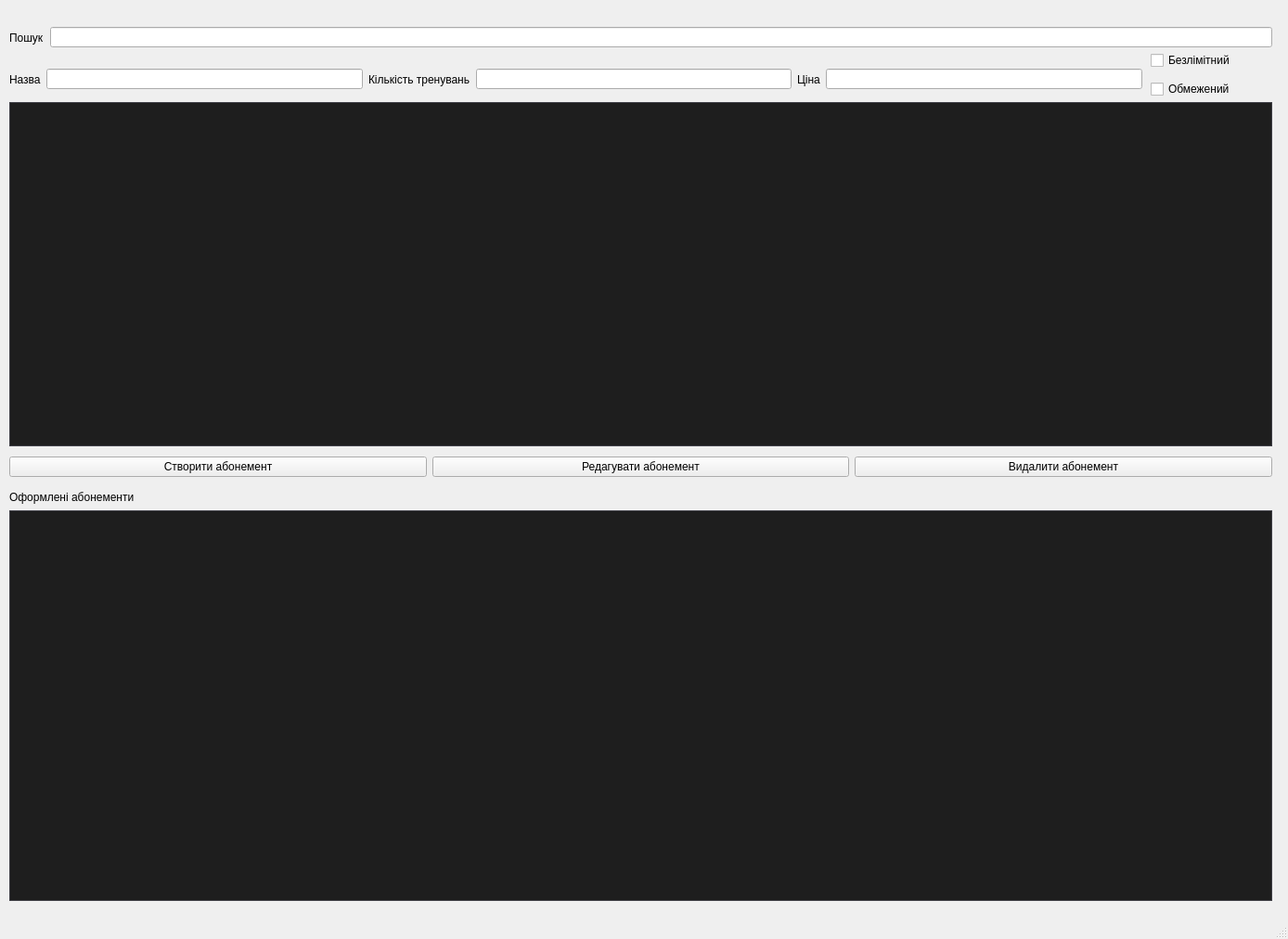
<?xml version="1.0" encoding="UTF-8"?>
<ui version="4.0">
 <class>SubscriptionWindow</class>
 <widget class="QMainWindow" name="SubscriptionWindow">
  <property name="geometry">
   <rect>
    <x>0</x>
    <y>0</y>
    <width>1388</width>
    <height>1012</height>
   </rect>
  </property>
  <property name="windowTitle">
   <string>MainWindow</string>
  </property>
  <widget class="QWidget" name="centralwidget">
   <widget class="QWidget" name="horizontalLayoutWidget_2">
    <property name="geometry">
     <rect>
      <x>10</x>
      <y>60</y>
      <width>1221</width>
      <height>51</height>
     </rect>
    </property>
    <layout class="QHBoxLayout" name="horizontalLayout_2">
     <item>
      <widget class="QLabel" name="title">
       <property name="text">
        <string>Назва</string>
       </property>
      </widget>
     </item>
     <item>
      <widget class="QLineEdit" name="titleLineEdit"/>
     </item>
     <item>
      <widget class="QLabel" name="trainingAmount">
       <property name="text">
        <string>Кількість тренувань</string>
       </property>
      </widget>
     </item>
     <item>
      <widget class="QLineEdit" name="trainingAmountLineEdit"/>
     </item>
     <item>
      <widget class="QLabel" name="price">
       <property name="text">
        <string>Ціна</string>
       </property>
      </widget>
     </item>
     <item>
      <widget class="QLineEdit" name="priceLineEdit"/>
     </item>
    </layout>
   </widget>
   <widget class="QTableView" name="subscriptionTableView">
    <property name="geometry">
     <rect>
      <x>10</x>
      <y>110</y>
      <width>1361</width>
      <height>371</height>
     </rect>
    </property>
    <property name="styleSheet">
     <string notr="true">/*!*************************************
  VS15 Dark
****************************************
  Author: chintsu_kun
  Version: 2.0.2
  Licence: GNU General Public License v3.0 (https://www.gnu.org/licenses/gpl-3.0.en.html)
  Url: https://github.com/nikolay-borzov/modorganizer-themes
****************************************
*/
/* For some reason applying background-color or border fixes paddings properties */
QListWidget::item {
  border-width: 0; }

/* Don't override install label on download widget.
   MO2 assigns color depending on download state */
#installLabel {
  color: none; }

/* Make `background-color` work for :hover, :focus and :pressed states */
QToolButton {
  border: none; }

/* Main Window */
QWidget {
  background-color: #2D2D30;
  color: #F1F1F1; }
  QWidget::disabled {
	color: #656565;
     }

/* Common */
/* remove outline */
* {
  outline: 0; }

*:disabled,
QListView::item:disabled,
*::item:selected:disabled {
  color: #656565; }

/* line heights */
/* QTreeView#fileTree::item - currently have problem with size column vertical
   text align  */
#bsaList::item,
#dataTree::item,
QTreeView#modList::item,
QTreeWidget#categoriesTree::item,
#savegameList::item,
#tabConflicts QTreeWidget::item {
  padding: 0.3em 0; }

QListView::item,
QTreeView#espList::item {
  padding-top: 0.3em;
  padding-bottom: 0.3em;
}

/* to enable border color */
QTreeView,
QListView,
QTextEdit,
QWebView,
QTableView {
  border-style: solid;
  border-width: 1px; }

QAbstractItemView {
  color: #DCDCDC;
  background-color: #1E1E1E;
  alternate-background-color: #262626;
  border-color: #3F3F46; }
  QAbstractItemView::item:selected, QAbstractItemView::item:selected:hover {
   background-color: #3399FF;
   color: #F1F1F1;
}

QAbstractItemView[filtered=true] {
	border: 2px solid #f00 !important;
}

QAbstractItemView,
QListView,
QTreeView {
  show-decoration-selected: 1; }

QAbstractItemView::item:hover,
QListView::item:hover,
QTreeView::branch:hover,
QTreeWidget::item:hover {
  background-color: rgba(51, 153, 255, 0.3); }

QAbstractItemView::item:selected:disabled,
QListView::item:selected:disabled,
QTreeView::branch:selected:disabled,
QTreeWidget::item:selected:disabled {
  background-color: rgba(51, 153, 255, 0.3); }

QTreeView::branch:selected {
  background-color: #3399FF; }

QLabel {
  background-color: transparent; }

LinkLabel {
  qproperty-linkColor: #3399FF; }

/* Left Pane &amp; File Trees #QTreeView, #QListView*/
QTreeView::branch:closed:has-children {
  image: url(./vs15/branch-closed.png); }

QTreeView::branch:open:has-children {
  image: url(./vs15/branch-open.png); }

/*QListView::item:hover { }
QListView::item:selected { }*/
QListView::item {
  color: #F1F1F1; }

/* Text areas and text fields #QTextEdit, #QLineEdit, #QWebView */
QTextEdit,
QWebView,
QLineEdit,
QAbstractSpinBox,
QAbstractSpinBox::up-button,
QAbstractSpinBox::down-button,
QComboBox {
  background-color: #333337;
  border-color: #3F3F46; }

QLineEdit:hover,
QAbstractSpinBox:hover,
QTextEdit:hover,
QComboBox:hover,
QComboBox:editable:hover {
  border-color: #007ACC; }

QLineEdit:focus,
QAbstractSpinBox::focus,
QTextEdit:focus,
QComboBox:focus,
QComboBox:editable:focus,
QComboBox:on {
  background-color: #3F3F46;
  border-color: #3399FF; }

QComboBox:on {
  border-bottom-color: #3F3F46; }

QLineEdit,
QAbstractSpinBox {
  min-height: 15px;
  padding: 2px;
  border-style: solid;
  border-width: 1px; }

QLineEdit {
  margin-top: 0; }

/* clear button */
QLineEdit QToolButton,
QLineEdit QToolButton:hover {
  background: none;
  margin-top: 1px; }

QLineEdit#espFilterEdit QToolButton {
  margin-top: -2px;
  margin-bottom: 1px; }

/* Drop-downs #QComboBox*/
QComboBox {
  min-height: 20px;
  padding-left: 5px;
  margin: 3px 0 1px 0;
  border-style: solid;
  border-width: 1px; }
  QComboBox:editable {
    padding-left: 3px;
    /* to enable hover styles */
    background-color: transparent; }
  QComboBox::drop-down {
    width: 20px;
    subcontrol-origin: padding;
    subcontrol-position: top right;
    border: none;
    /* If you need to set style for drop-down button
    &amp;:on,
    &amp;:editable:hover {
      background-color: red;
    } */ }
  QComboBox::down-arrow {
    image: url(./vs15/combobox-down.png); }
  QComboBox QAbstractItemView {
    background-color: #1B1B1C;
    selection-background-color: #3F3F46;
    border-color: #3399FF;
    border-style: solid;
    border-width: 0 1px 1px 1px; }

/* doesn't work http://stackoverflow.com/questions/13308341/qcombobox-abstractitemviewitem*/
/*QComboBox QAbstractItemView:item {
  padding: 10px;
  margin: 10px;
}*/
/* Toolbar */
QToolBar {
  border: none; }

QToolBar::separator {
  border-left-color: #222222;
  border-right-color: #46464A;
  border-width: 0 1px 0 1px;
  border-style: solid;
  width: 0; }

QToolButton {
  padding: 4px; }
  QToolButton:hover, QToolButton:focus {
    background-color: #3E3E40; }
  QToolButton:pressed {
    background-color: #3399FF; }

QToolButton::menu-indicator {
  image: url(./vs15/combobox-down.png);
  subcontrol-origin: padding;
  subcontrol-position: center right;
  padding-top: 10%;
  padding-right: 5%; }

/* Group Boxes #QGroupBox */
QGroupBox {
  border-color: #3F3F46;
  border-style: solid;
  border-width: 1px;
  padding: 1em .3em .3em .3em;
  margin-top: .65em; }

QGroupBox::title {
  subcontrol-origin: margin;
  subcontrol-position: top left;
  padding: 2px;
  left: 10px; }

/* LCD Count */
QLCDNumber {
  border-color: #3F3F46;
  border-style: solid;
  border-width: 1px; }

/* Buttons #QPushButton */
QPushButton {
  background-color: #333337;
  border-color: #3F3F46;
  min-height: 18px;
  padding: 2px 5px;
  border-style: solid;
  border-width: 1px; }

QPushButton:hover,
QPushButton:checked,
QPushButton:focus,
QAbstractSpinBox::up-button:hover,
QAbstractSpinBox::down-button:hover {
  background-color: #007ACC; }

QPushButton:pressed,
QPushButton:checked:hover,
QAbstractSpinBox::up-button:pressed,
QAbstractSpinBox::down-button:pressed {
  background-color: #1C97EA; }

QPushButton:disabled,
QAbstractSpinBox::up-button:disabled,
QAbstractSpinBox::down-button:disabled {
  background-color: #333337;
  border-color: #3F3F46; }

QPushButton::menu-indicator {
  image: url(./vs15/combobox-down.png);
  subcontrol-origin: padding;
  subcontrol-position: center right;
  padding-right: 5%; }

/* Dialog buttons */
QDialog QPushButton,
QSlider::handle:horizontal,
QSlider::handle:vertical {
  color: #000000;
  background-color: #DDDDDD;
  border-color: #707070;
  border-style: solid;
  border-width: 1px; }

QDialog QPushButton:hover,
QSlider::handle:horizontal:hover,
QSlider::handle:vertical:hover,
QSlider::handle:horizontal:pressed,
QSlider::handle:vertical:pressed {
  background-color: #BEE6FD;
  border-color: #3C7FB1; }

QSlider::handle:horizontal:focus:!pressed,
QSlider::handle:vertical:focus:!pressed,
QDialog QPushButton:focus,
QDialog QPushButton:checked {
  background-color: #DDDDDD;
  border-color: #3399FF; }

QDialog QPushButton:disabled,
QSlider::handle:horizontal:disabled,
QSlider::handle:vertical:disabled {
  background-color: #333337;
  border-color: #3F3F46; }

QDialog QPushButton {
  min-width: 1.5em;
  padding-left: .5em;
  padding-right: .5em; }

/* Check boxes and Radio buttons common #QCheckBox, #QRadioButton */
QGroupBox::indicator,
QTreeView::indicator,
QCheckBox::indicator,
QRadioButton::indicator {
  background-color: #2D2D30;
  border-color: #3F3F46;
  width: 13px;
  height: 13px;
  border-style: solid;
  border-width: 1px; }
  QGroupBox::indicator:hover,
  QTreeView::indicator:hover,
  QCheckBox::indicator:hover,
  QRadioButton::indicator:hover {
    background-color: #3F3F46;
    border-color: #007ACC; }

QGroupBox::indicator:checked,
QTreeView::indicator:checked,
QCheckBox::indicator:checked {
  image: url(./vs15/checkbox-check.png); }

QGroupBox::indicator:disabled,
QTreeView::indicator:checked:disabled,
QCheckBox::indicator:checked:disabled {
  image: url(./vs15/checkbox-check-disabled.png); }

/* Check boxes special */
QTreeView#modList::indicator {
  width: 15px;
  height: 15px; }

/* Radio buttons #QRadioButton */
QRadioButton::indicator {
  border-radius: 7px; }
  QRadioButton::indicator::checked {
    background-color: #B9B9BA;
    border-width: 2px;
    width: 11px;
    height: 11px; }
    QRadioButton::indicator::checked:hover {
      border-color: #3F3F46; }

/* Spinners #QSpinBox, #QDoubleSpinBox */
QAbstractSpinBox {
  margin: 1px; }

QAbstractSpinBox::up-button,
QAbstractSpinBox::down-button {
  border-style: solid;
  border-width: 1px;
  subcontrol-origin: padding; }

QAbstractSpinBox::up-button {
  subcontrol-position: top right; }

QAbstractSpinBox::up-arrow {
  image: url(./vs15/spinner-up.png); }

QAbstractSpinBox::down-button {
  subcontrol-position: bottom right; }

QAbstractSpinBox::down-arrow {
  image: url(./vs15/spinner-down.png); }

/* Sliders #QSlider */
QSlider::groove:horizontal {
  background-color: #3F3F46;
  border: none;
  height: 8px;
  margin: 2px 0; }

QSlider::handle:horizontal {
  width: .5em;
  height: 2em;
  margin: -7px 0;
  subcontrol-origin: margin; }

/* Scroll Bars #QAbstractScrollArea, #QScrollBar*/
/* assigning background still leaves not filled area*/
QAbstractScrollArea::corner {
  background-color: transparent; }

/* Horizontal */
QScrollBar:horizontal {
  height: 18px;
  border: none;
  margin: 0 23px 0 23px; }

QScrollBar::handle:horizontal {
  min-width: 32px;
  margin: 4px 2px; }

QScrollBar::add-line:horizontal {
  width: 23px;
  subcontrol-position: right;
  subcontrol-origin: margin; }

QScrollBar::sub-line:horizontal {
  width: 23px;
  subcontrol-position: left;
  subcontrol-origin: margin; }

/* Vertical */
QScrollBar:vertical {
  width: 20px;
  border: none;
  margin: 23px 0 23px 0; }

QScrollBar::handle:vertical {
  min-height: 32px;
  margin: 2px 4px; }

QScrollBar::add-line:vertical {
  height: 23px;
  subcontrol-position: bottom;
  subcontrol-origin: margin; }

QScrollBar::sub-line:vertical {
  height: 23px;
  subcontrol-position: top;
  subcontrol-origin: margin; }

/* Combined */
QScrollBar {
  background-color: #3E3E42;
  border: none; }

QScrollBar::handle {
  background-color: #686868; }

QScrollBar::add-line,
QScrollBar::sub-line {
  background-color: #3E3E42;
  border: none; }

/*QScrollBar::add-line:horizontal:hover,
QScrollBar::sub-line:horizontal:hover,
QScrollBar::add-line:vertical:hover,
QScrollBar::sub-line:vertical:hover,
QScrollBar::add-line:horizontal:pressed,
QScrollBar::sub-line:horizontal:pressed,
QScrollBar::add-line:vertical:pressed,
QScrollBar::sub-line:vertical:pressed { }*/
QScrollBar::handle:hover {
  background: #9E9E9E; }

QScrollBar::handle:pressed {
  background: #EFEBEF; }

QScrollBar::handle:disabled {
  background: #555558; }

QScrollBar::add-page,
QScrollBar::sub-page {
  background: transparent; }

QScrollBar::up-arrow:vertical {
  image: url(./vs15/scrollbar-up.png); }

QScrollBar::up-arrow:vertical:hover {
  image: url(./vs15/scrollbar-up-hover.png); }

QScrollBar::up-arrow:vertical:disabled {
  image: url(./vs15/scrollbar-up-disabled.png); }

QScrollBar::right-arrow:horizontal {
  image: url(./vs15/scrollbar-right.png); }

QScrollBar::right-arrow:horizontal:hover {
  image: url(./vs15/scrollbar-right-hover.png); }

QScrollBar::right-arrow:horizontal:disabled {
  image: url(./vs15/scrollbar-right-disabled.png); }

QScrollBar::down-arrow:vertical {
  image: url(./vs15/scrollbar-down.png); }

QScrollBar::down-arrow:vertical:hover {
  image: url(./vs15/scrollbar-down-hover.png); }

QScrollBar::down-arrow:vertical:disabled {
  image: url(./vs15/scrollbar-down-disabled.png); }

QScrollBar::left-arrow:horizontal {
  image: url(./vs15/scrollbar-left.png); }

QScrollBar::left-arrow:horizontal:hover {
  image: url(./vs15/scrollbar-left-hover.png); }

QScrollBar::left-arrow:horizontal:disabled {
  image: url(./vs15/scrollbar-left-disabled.png); }

/* Header Rows and Tables (Configure Mod Categories) #QTableView, #QHeaderView */
QTableView {
  gridline-color: #3F3F46;
  selection-background-color: #3399FF;
  selection-color: #F1F1F1; }

QTableView QTableCornerButton::section {
  background: #252526;
  border-color: #3F3F46;
  border-style: solid;
  border-width: 0 1px 1px 0; }

QHeaderView {
  border: none; }

QHeaderView::section {
  background: #252526;
  border-color: #3F3F46;
  padding: 3px 5px;
  border-style: solid;
  border-width: 0 1px 1px 0; }

QHeaderView::section:hover {
  background: #3E3E40;
  color: #F6F6F6; }

/*QHeaderView::section:first { }*/
QHeaderView::section:last {
  border-right: 0; }

QHeaderView::up-arrow {
  image: url(./vs15/sort-asc.png);
  margin-bottom: -37px; }

DownloadListView QHeaderView::up-arrow {
  margin-bottom: -47px; }

QHeaderView::down-arrow {
  image: url(./vs15/sort-desc.png);
  margin-bottom: 0; }

/* Context menus, toolbar drop-downs #QMenu  */
QMenu {
  background-color: #1A1A1C;
  border-color: #333337;
  border-style: solid;
  border-width: 1px;
  padding: 2px; }

QMenu::item {
  background: transparent;
  padding: 4px 20px; }

QMenu::item:selected, QMenuBar::item:selected {
  background-color: #333334; }

QMenu::item:disabled {
  background-color: transparent; }

QMenu::separator {
  background-color: #333337;
  height: 1px;
  margin: 1px 0; }

QMenu::icon {
  margin: 1px; }

QMenu::right-arrow {
  image: url(./vs15/sub-menu-arrow.png);
  subcontrol-origin: padding;
  subcontrol-position: center right;
  padding-right: .5em; }

QMenu QPushButton {
  background-color: transparent;
  border-color: #3F3F46;
  margin: 1px 0 1px 0; }

QMenu QCheckBox,
QMenu QRadioButton {
  background-color: transparent;
  padding: 5px 2px; }

/* Tool tips #QToolTip, #SaveGameInfoWidget */
QToolTip,
SaveGameInfoWidget {
  background-color: #424245;
  border-color: #4D4D50;
  color: #F1F1F1;
  border-style: solid;
  border-width: 1px;
  padding: 2px; }

QStatusBar::item {border: None;}

/* Progress Bars (Downloads) #QProgressBar */
QProgressBar {
  background-color: #E6E6E6;
  color: #000;
  border-color: #BCBCBC;
  text-align: center;
  border-style: solid;
  border-width: 1px;
  margin: 0 0px; }

QProgressBar::chunk {
  background: #06B025; }

DownloadListView[downloadView=standard]::item {
	padding: 16px;
}

DownloadListView[downloadView=compact]::item {
	padding: 4px;
}

/* Right Pane and Tab Bars #QTabWidget, #QTabBar */
QTabWidget::pane {
  border-color: #3F3F46;
  border-top-color: #007ACC;
  top: 0;
  border-style: solid;
  border-width: 1px; }

QTabWidget::pane:disabled {
  border-top-color: #3F3F46; }

/*QTabWidget::tab-bar { }*/
QTabBar::tab {
  background-color: transparent;
  padding: 4px 1em;
  border: none; }

QTabBar::tab:hover {
  background-color: #1C97EA; }

QTabBar::tab:selected,
QTabBar::tab:selected:hover {
  background-color: #007ACC; }

QTabBar::tab:disabled {
  background-color: transparent;
  color: #656565; }

QTabBar::tab:selected:disabled {
  background-color: #3F3F46; }

/* Scrollers */
QTabBar QToolButton {
  background-color: #333337;
  border-color: #3F3F46;
  padding: 1px;
  margin: 0;
  border-style: solid;
  border-width: 1px; }

QTabBar QToolButton:hover {
  border-color: #007ACC;
  border-width: 1px;
  border-style: solid; }

QTabBar QToolButton:disabled,
QTabBar QToolButton:pressed:hover {
  background-color: #333337; }

/*QTabBar::tear { }*/
QTabBar::scroller {
  width: 23px;
  background-color: red; }

QTabBar QToolButton::right-arrow {
  image: url(./vs15/scrollbar-right.png); }

QTabBar QToolButton::right-arrow:hover {
  image: url(./vs15/scrollbar-right-hover.png); }

QTabBar QToolButton::left-arrow {
  image: url(./vs15/scrollbar-left.png); }

QTabBar QToolButton::left-arrow:hover {
  image: url(./vs15/scrollbar-left-hover.png); }

/* Special styles */
QWidget#tabImages QPushButton {
  background-color: transparent;
  margin: 0 .3em;
  padding: 0; }

/* like dialog QPushButton*/
QWidget#tabESPs QToolButton {
  color: #000000;
  background-color: #DDDDDD;
  border-color: #707070;
  border-style: solid;
  border-width: 1px; }

QWidget#tabESPs QToolButton:hover {
  background-color: #BEE6FD;
  border-color: #3C7FB1; }

QWidget#tabESPs QToolButton:focus {
  background-color: #DDDDDD;
  border-color: #3399FF; }

QWidget#tabESPs QToolButton:disabled {
  background-color: #333337;
  border-color: #3F3F46; }

QTreeWidget#categoriesList {
  /*min-width: 225px;*/ }

QTreeWidget#categoriesList::item {
  background-position: center left;
  background-repeat: no-repeat;
  padding: .35em 10px; }

QTreeWidget#categoriesList::item:has-children {
  background-image: url(./vs15/branch-closed.png); }

QTreeWidget#categoriesList::item:has-children:open {
  background-image: url(./vs15/branch-open.png); }

QDialog#QueryOverwriteDialog QPushButton {
  margin-left: .5em; }

QDialog#PyCfgDialog QPushButton:hover {
  background-color: #BEE6FD; }

QLineEdit#modFilterEdit {
  margin-top: 2px; }

/* highlight unchecked BSAs */
QWidget#bsaTab QTreeWidget::indicator:unchecked {
  background-color: #3399FF; }

/* increase version text field */
QLineEdit#versionEdit {
  max-width: 100px; }

/* Dialogs width changes */
/* increase width to prevent buttons cutting */
QDialog#QueryOverwriteDialog {
  min-width: 565px; }

QDialog#ModInfoDialog {
  min-width: 850px; }

QLineEdit[valid-filter=false] {
	background-color: #661111 !important;
}

QTableView QHeaderView::section:hover {
    background-color: transparent;
    selection-background-color: transparent;
}

QTableView::item:selected {     
	background-color: rgb(4,217,255);
    color: black;
	selection-background-color: transparent;
}

QTableView::item:selected:focus {
    background-color: rgb(4,217,255);
    color: black;
}

QTableView::item:hover {
	background-color: transparent;
}

QTableView::item:selected:hover { 
	background-color: rgb(4,217,255); 
	color: black; 
}</string>
    </property>
   </widget>
   <widget class="QWidget" name="layoutWidget_2">
    <property name="geometry">
     <rect>
      <x>10</x>
      <y>20</y>
      <width>1361</width>
      <height>41</height>
     </rect>
    </property>
    <layout class="QHBoxLayout" name="horizontalLayout_1">
     <item>
      <widget class="QLabel" name="general">
       <property name="text">
        <string>Пошук</string>
       </property>
      </widget>
     </item>
     <item>
      <widget class="QLineEdit" name="generalLineEdit"/>
     </item>
    </layout>
   </widget>
   <widget class="QWidget" name="layoutWidget_3">
    <property name="geometry">
     <rect>
      <x>10</x>
      <y>490</y>
      <width>1361</width>
      <height>26</height>
     </rect>
    </property>
    <layout class="QHBoxLayout" name="horizontalLayout">
     <item>
      <widget class="QPushButton" name="createSubPushButton">
       <property name="text">
        <string>Створити абонемент</string>
       </property>
      </widget>
     </item>
     <item>
      <widget class="QPushButton" name="editSubPushButton">
       <property name="text">
        <string>Редагувати абонемент</string>
       </property>
      </widget>
     </item>
     <item>
      <widget class="QPushButton" name="removeSubPushButton">
       <property name="text">
        <string>Видалити абонемент</string>
       </property>
      </widget>
     </item>
    </layout>
   </widget>
   <widget class="QLabel" name="label_2">
    <property name="geometry">
     <rect>
      <x>10</x>
      <y>520</y>
      <width>201</width>
      <height>31</height>
     </rect>
    </property>
    <property name="text">
     <string>Оформлені абонементи</string>
    </property>
   </widget>
   <widget class="QTableView" name="subscriptionclientTableView">
    <property name="geometry">
     <rect>
      <x>10</x>
      <y>550</y>
      <width>1361</width>
      <height>421</height>
     </rect>
    </property>
    <property name="styleSheet">
     <string notr="true">/*!*************************************
  VS15 Dark
****************************************
  Author: chintsu_kun
  Version: 2.0.2
  Licence: GNU General Public License v3.0 (https://www.gnu.org/licenses/gpl-3.0.en.html)
  Url: https://github.com/nikolay-borzov/modorganizer-themes
****************************************
*/
/* For some reason applying background-color or border fixes paddings properties */
QListWidget::item {
  border-width: 0; }

/* Don't override install label on download widget.
   MO2 assigns color depending on download state */
#installLabel {
  color: none; }

/* Make `background-color` work for :hover, :focus and :pressed states */
QToolButton {
  border: none; }

/* Main Window */
QWidget {
  background-color: #2D2D30;
  color: #F1F1F1; }
  QWidget::disabled {
	color: #656565;
     }

/* Common */
/* remove outline */
* {
  outline: 0; }

*:disabled,
QListView::item:disabled,
*::item:selected:disabled {
  color: #656565; }

/* line heights */
/* QTreeView#fileTree::item - currently have problem with size column vertical
   text align  */
#bsaList::item,
#dataTree::item,
QTreeView#modList::item,
QTreeWidget#categoriesTree::item,
#savegameList::item,
#tabConflicts QTreeWidget::item {
  padding: 0.3em 0; }

QListView::item,
QTreeView#espList::item {
  padding-top: 0.3em;
  padding-bottom: 0.3em;
}

/* to enable border color */
QTreeView,
QListView,
QTextEdit,
QWebView,
QTableView {
  border-style: solid;
  border-width: 1px; }

QAbstractItemView {
  color: #DCDCDC;
  background-color: #1E1E1E;
  alternate-background-color: #262626;
  border-color: #3F3F46; }
  QAbstractItemView::item:selected, QAbstractItemView::item:selected:hover {
   background-color: #3399FF;
   color: #F1F1F1;
}

QAbstractItemView[filtered=true] {
	border: 2px solid #f00 !important;
}

QAbstractItemView,
QListView,
QTreeView {
  show-decoration-selected: 1; }

QAbstractItemView::item:hover,
QListView::item:hover,
QTreeView::branch:hover,
QTreeWidget::item:hover {
  background-color: rgba(51, 153, 255, 0.3); }

QAbstractItemView::item:selected:disabled,
QListView::item:selected:disabled,
QTreeView::branch:selected:disabled,
QTreeWidget::item:selected:disabled {
  background-color: rgba(51, 153, 255, 0.3); }

QTreeView::branch:selected {
  background-color: #3399FF; }

QLabel {
  background-color: transparent; }

LinkLabel {
  qproperty-linkColor: #3399FF; }

/* Left Pane &amp; File Trees #QTreeView, #QListView*/
QTreeView::branch:closed:has-children {
  image: url(./vs15/branch-closed.png); }

QTreeView::branch:open:has-children {
  image: url(./vs15/branch-open.png); }

/*QListView::item:hover { }
QListView::item:selected { }*/
QListView::item {
  color: #F1F1F1; }

/* Text areas and text fields #QTextEdit, #QLineEdit, #QWebView */
QTextEdit,
QWebView,
QLineEdit,
QAbstractSpinBox,
QAbstractSpinBox::up-button,
QAbstractSpinBox::down-button,
QComboBox {
  background-color: #333337;
  border-color: #3F3F46; }

QLineEdit:hover,
QAbstractSpinBox:hover,
QTextEdit:hover,
QComboBox:hover,
QComboBox:editable:hover {
  border-color: #007ACC; }

QLineEdit:focus,
QAbstractSpinBox::focus,
QTextEdit:focus,
QComboBox:focus,
QComboBox:editable:focus,
QComboBox:on {
  background-color: #3F3F46;
  border-color: #3399FF; }

QComboBox:on {
  border-bottom-color: #3F3F46; }

QLineEdit,
QAbstractSpinBox {
  min-height: 15px;
  padding: 2px;
  border-style: solid;
  border-width: 1px; }

QLineEdit {
  margin-top: 0; }

/* clear button */
QLineEdit QToolButton,
QLineEdit QToolButton:hover {
  background: none;
  margin-top: 1px; }

QLineEdit#espFilterEdit QToolButton {
  margin-top: -2px;
  margin-bottom: 1px; }

/* Drop-downs #QComboBox*/
QComboBox {
  min-height: 20px;
  padding-left: 5px;
  margin: 3px 0 1px 0;
  border-style: solid;
  border-width: 1px; }
  QComboBox:editable {
    padding-left: 3px;
    /* to enable hover styles */
    background-color: transparent; }
  QComboBox::drop-down {
    width: 20px;
    subcontrol-origin: padding;
    subcontrol-position: top right;
    border: none;
    /* If you need to set style for drop-down button
    &amp;:on,
    &amp;:editable:hover {
      background-color: red;
    } */ }
  QComboBox::down-arrow {
    image: url(./vs15/combobox-down.png); }
  QComboBox QAbstractItemView {
    background-color: #1B1B1C;
    selection-background-color: #3F3F46;
    border-color: #3399FF;
    border-style: solid;
    border-width: 0 1px 1px 1px; }

/* doesn't work http://stackoverflow.com/questions/13308341/qcombobox-abstractitemviewitem*/
/*QComboBox QAbstractItemView:item {
  padding: 10px;
  margin: 10px;
}*/
/* Toolbar */
QToolBar {
  border: none; }

QToolBar::separator {
  border-left-color: #222222;
  border-right-color: #46464A;
  border-width: 0 1px 0 1px;
  border-style: solid;
  width: 0; }

QToolButton {
  padding: 4px; }
  QToolButton:hover, QToolButton:focus {
    background-color: #3E3E40; }
  QToolButton:pressed {
    background-color: #3399FF; }

QToolButton::menu-indicator {
  image: url(./vs15/combobox-down.png);
  subcontrol-origin: padding;
  subcontrol-position: center right;
  padding-top: 10%;
  padding-right: 5%; }

/* Group Boxes #QGroupBox */
QGroupBox {
  border-color: #3F3F46;
  border-style: solid;
  border-width: 1px;
  padding: 1em .3em .3em .3em;
  margin-top: .65em; }

QGroupBox::title {
  subcontrol-origin: margin;
  subcontrol-position: top left;
  padding: 2px;
  left: 10px; }

/* LCD Count */
QLCDNumber {
  border-color: #3F3F46;
  border-style: solid;
  border-width: 1px; }

/* Buttons #QPushButton */
QPushButton {
  background-color: #333337;
  border-color: #3F3F46;
  min-height: 18px;
  padding: 2px 5px;
  border-style: solid;
  border-width: 1px; }

QPushButton:hover,
QPushButton:checked,
QPushButton:focus,
QAbstractSpinBox::up-button:hover,
QAbstractSpinBox::down-button:hover {
  background-color: #007ACC; }

QPushButton:pressed,
QPushButton:checked:hover,
QAbstractSpinBox::up-button:pressed,
QAbstractSpinBox::down-button:pressed {
  background-color: #1C97EA; }

QPushButton:disabled,
QAbstractSpinBox::up-button:disabled,
QAbstractSpinBox::down-button:disabled {
  background-color: #333337;
  border-color: #3F3F46; }

QPushButton::menu-indicator {
  image: url(./vs15/combobox-down.png);
  subcontrol-origin: padding;
  subcontrol-position: center right;
  padding-right: 5%; }

/* Dialog buttons */
QDialog QPushButton,
QSlider::handle:horizontal,
QSlider::handle:vertical {
  color: #000000;
  background-color: #DDDDDD;
  border-color: #707070;
  border-style: solid;
  border-width: 1px; }

QDialog QPushButton:hover,
QSlider::handle:horizontal:hover,
QSlider::handle:vertical:hover,
QSlider::handle:horizontal:pressed,
QSlider::handle:vertical:pressed {
  background-color: #BEE6FD;
  border-color: #3C7FB1; }

QSlider::handle:horizontal:focus:!pressed,
QSlider::handle:vertical:focus:!pressed,
QDialog QPushButton:focus,
QDialog QPushButton:checked {
  background-color: #DDDDDD;
  border-color: #3399FF; }

QDialog QPushButton:disabled,
QSlider::handle:horizontal:disabled,
QSlider::handle:vertical:disabled {
  background-color: #333337;
  border-color: #3F3F46; }

QDialog QPushButton {
  min-width: 1.5em;
  padding-left: .5em;
  padding-right: .5em; }

/* Check boxes and Radio buttons common #QCheckBox, #QRadioButton */
QGroupBox::indicator,
QTreeView::indicator,
QCheckBox::indicator,
QRadioButton::indicator {
  background-color: #2D2D30;
  border-color: #3F3F46;
  width: 13px;
  height: 13px;
  border-style: solid;
  border-width: 1px; }
  QGroupBox::indicator:hover,
  QTreeView::indicator:hover,
  QCheckBox::indicator:hover,
  QRadioButton::indicator:hover {
    background-color: #3F3F46;
    border-color: #007ACC; }

QGroupBox::indicator:checked,
QTreeView::indicator:checked,
QCheckBox::indicator:checked {
  image: url(./vs15/checkbox-check.png); }

QGroupBox::indicator:disabled,
QTreeView::indicator:checked:disabled,
QCheckBox::indicator:checked:disabled {
  image: url(./vs15/checkbox-check-disabled.png); }

/* Check boxes special */
QTreeView#modList::indicator {
  width: 15px;
  height: 15px; }

/* Radio buttons #QRadioButton */
QRadioButton::indicator {
  border-radius: 7px; }
  QRadioButton::indicator::checked {
    background-color: #B9B9BA;
    border-width: 2px;
    width: 11px;
    height: 11px; }
    QRadioButton::indicator::checked:hover {
      border-color: #3F3F46; }

/* Spinners #QSpinBox, #QDoubleSpinBox */
QAbstractSpinBox {
  margin: 1px; }

QAbstractSpinBox::up-button,
QAbstractSpinBox::down-button {
  border-style: solid;
  border-width: 1px;
  subcontrol-origin: padding; }

QAbstractSpinBox::up-button {
  subcontrol-position: top right; }

QAbstractSpinBox::up-arrow {
  image: url(./vs15/spinner-up.png); }

QAbstractSpinBox::down-button {
  subcontrol-position: bottom right; }

QAbstractSpinBox::down-arrow {
  image: url(./vs15/spinner-down.png); }

/* Sliders #QSlider */
QSlider::groove:horizontal {
  background-color: #3F3F46;
  border: none;
  height: 8px;
  margin: 2px 0; }

QSlider::handle:horizontal {
  width: .5em;
  height: 2em;
  margin: -7px 0;
  subcontrol-origin: margin; }

/* Scroll Bars #QAbstractScrollArea, #QScrollBar*/
/* assigning background still leaves not filled area*/
QAbstractScrollArea::corner {
  background-color: transparent; }

/* Horizontal */
QScrollBar:horizontal {
  height: 18px;
  border: none;
  margin: 0 23px 0 23px; }

QScrollBar::handle:horizontal {
  min-width: 32px;
  margin: 4px 2px; }

QScrollBar::add-line:horizontal {
  width: 23px;
  subcontrol-position: right;
  subcontrol-origin: margin; }

QScrollBar::sub-line:horizontal {
  width: 23px;
  subcontrol-position: left;
  subcontrol-origin: margin; }

/* Vertical */
QScrollBar:vertical {
  width: 20px;
  border: none;
  margin: 23px 0 23px 0; }

QScrollBar::handle:vertical {
  min-height: 32px;
  margin: 2px 4px; }

QScrollBar::add-line:vertical {
  height: 23px;
  subcontrol-position: bottom;
  subcontrol-origin: margin; }

QScrollBar::sub-line:vertical {
  height: 23px;
  subcontrol-position: top;
  subcontrol-origin: margin; }

/* Combined */
QScrollBar {
  background-color: #3E3E42;
  border: none; }

QScrollBar::handle {
  background-color: #686868; }

QScrollBar::add-line,
QScrollBar::sub-line {
  background-color: #3E3E42;
  border: none; }

/*QScrollBar::add-line:horizontal:hover,
QScrollBar::sub-line:horizontal:hover,
QScrollBar::add-line:vertical:hover,
QScrollBar::sub-line:vertical:hover,
QScrollBar::add-line:horizontal:pressed,
QScrollBar::sub-line:horizontal:pressed,
QScrollBar::add-line:vertical:pressed,
QScrollBar::sub-line:vertical:pressed { }*/
QScrollBar::handle:hover {
  background: #9E9E9E; }

QScrollBar::handle:pressed {
  background: #EFEBEF; }

QScrollBar::handle:disabled {
  background: #555558; }

QScrollBar::add-page,
QScrollBar::sub-page {
  background: transparent; }

QScrollBar::up-arrow:vertical {
  image: url(./vs15/scrollbar-up.png); }

QScrollBar::up-arrow:vertical:hover {
  image: url(./vs15/scrollbar-up-hover.png); }

QScrollBar::up-arrow:vertical:disabled {
  image: url(./vs15/scrollbar-up-disabled.png); }

QScrollBar::right-arrow:horizontal {
  image: url(./vs15/scrollbar-right.png); }

QScrollBar::right-arrow:horizontal:hover {
  image: url(./vs15/scrollbar-right-hover.png); }

QScrollBar::right-arrow:horizontal:disabled {
  image: url(./vs15/scrollbar-right-disabled.png); }

QScrollBar::down-arrow:vertical {
  image: url(./vs15/scrollbar-down.png); }

QScrollBar::down-arrow:vertical:hover {
  image: url(./vs15/scrollbar-down-hover.png); }

QScrollBar::down-arrow:vertical:disabled {
  image: url(./vs15/scrollbar-down-disabled.png); }

QScrollBar::left-arrow:horizontal {
  image: url(./vs15/scrollbar-left.png); }

QScrollBar::left-arrow:horizontal:hover {
  image: url(./vs15/scrollbar-left-hover.png); }

QScrollBar::left-arrow:horizontal:disabled {
  image: url(./vs15/scrollbar-left-disabled.png); }

/* Header Rows and Tables (Configure Mod Categories) #QTableView, #QHeaderView */
QTableView {
  gridline-color: #3F3F46;
  selection-background-color: #3399FF;
  selection-color: #F1F1F1; }

QTableView QTableCornerButton::section {
  background: #252526;
  border-color: #3F3F46;
  border-style: solid;
  border-width: 0 1px 1px 0; }

QHeaderView {
  border: none; }

QHeaderView::section {
  background: #252526;
  border-color: #3F3F46;
  padding: 3px 5px;
  border-style: solid;
  border-width: 0 1px 1px 0; }

QHeaderView::section:hover {
  background: #3E3E40;
  color: #F6F6F6; }

/*QHeaderView::section:first { }*/
QHeaderView::section:last {
  border-right: 0; }

QHeaderView::up-arrow {
  image: url(./vs15/sort-asc.png);
  margin-bottom: -37px; }

DownloadListView QHeaderView::up-arrow {
  margin-bottom: -47px; }

QHeaderView::down-arrow {
  image: url(./vs15/sort-desc.png);
  margin-bottom: 0; }

/* Context menus, toolbar drop-downs #QMenu  */
QMenu {
  background-color: #1A1A1C;
  border-color: #333337;
  border-style: solid;
  border-width: 1px;
  padding: 2px; }

QMenu::item {
  background: transparent;
  padding: 4px 20px; }

QMenu::item:selected, QMenuBar::item:selected {
  background-color: #333334; }

QMenu::item:disabled {
  background-color: transparent; }

QMenu::separator {
  background-color: #333337;
  height: 1px;
  margin: 1px 0; }

QMenu::icon {
  margin: 1px; }

QMenu::right-arrow {
  image: url(./vs15/sub-menu-arrow.png);
  subcontrol-origin: padding;
  subcontrol-position: center right;
  padding-right: .5em; }

QMenu QPushButton {
  background-color: transparent;
  border-color: #3F3F46;
  margin: 1px 0 1px 0; }

QMenu QCheckBox,
QMenu QRadioButton {
  background-color: transparent;
  padding: 5px 2px; }

/* Tool tips #QToolTip, #SaveGameInfoWidget */
QToolTip,
SaveGameInfoWidget {
  background-color: #424245;
  border-color: #4D4D50;
  color: #F1F1F1;
  border-style: solid;
  border-width: 1px;
  padding: 2px; }

QStatusBar::item {border: None;}

/* Progress Bars (Downloads) #QProgressBar */
QProgressBar {
  background-color: #E6E6E6;
  color: #000;
  border-color: #BCBCBC;
  text-align: center;
  border-style: solid;
  border-width: 1px;
  margin: 0 0px; }

QProgressBar::chunk {
  background: #06B025; }

DownloadListView[downloadView=standard]::item {
	padding: 16px;
}

DownloadListView[downloadView=compact]::item {
	padding: 4px;
}

/* Right Pane and Tab Bars #QTabWidget, #QTabBar */
QTabWidget::pane {
  border-color: #3F3F46;
  border-top-color: #007ACC;
  top: 0;
  border-style: solid;
  border-width: 1px; }

QTabWidget::pane:disabled {
  border-top-color: #3F3F46; }

/*QTabWidget::tab-bar { }*/
QTabBar::tab {
  background-color: transparent;
  padding: 4px 1em;
  border: none; }

QTabBar::tab:hover {
  background-color: #1C97EA; }

QTabBar::tab:selected,
QTabBar::tab:selected:hover {
  background-color: #007ACC; }

QTabBar::tab:disabled {
  background-color: transparent;
  color: #656565; }

QTabBar::tab:selected:disabled {
  background-color: #3F3F46; }

/* Scrollers */
QTabBar QToolButton {
  background-color: #333337;
  border-color: #3F3F46;
  padding: 1px;
  margin: 0;
  border-style: solid;
  border-width: 1px; }

QTabBar QToolButton:hover {
  border-color: #007ACC;
  border-width: 1px;
  border-style: solid; }

QTabBar QToolButton:disabled,
QTabBar QToolButton:pressed:hover {
  background-color: #333337; }

/*QTabBar::tear { }*/
QTabBar::scroller {
  width: 23px;
  background-color: red; }

QTabBar QToolButton::right-arrow {
  image: url(./vs15/scrollbar-right.png); }

QTabBar QToolButton::right-arrow:hover {
  image: url(./vs15/scrollbar-right-hover.png); }

QTabBar QToolButton::left-arrow {
  image: url(./vs15/scrollbar-left.png); }

QTabBar QToolButton::left-arrow:hover {
  image: url(./vs15/scrollbar-left-hover.png); }

/* Special styles */
QWidget#tabImages QPushButton {
  background-color: transparent;
  margin: 0 .3em;
  padding: 0; }

/* like dialog QPushButton*/
QWidget#tabESPs QToolButton {
  color: #000000;
  background-color: #DDDDDD;
  border-color: #707070;
  border-style: solid;
  border-width: 1px; }

QWidget#tabESPs QToolButton:hover {
  background-color: #BEE6FD;
  border-color: #3C7FB1; }

QWidget#tabESPs QToolButton:focus {
  background-color: #DDDDDD;
  border-color: #3399FF; }

QWidget#tabESPs QToolButton:disabled {
  background-color: #333337;
  border-color: #3F3F46; }

QTreeWidget#categoriesList {
  /*min-width: 225px;*/ }

QTreeWidget#categoriesList::item {
  background-position: center left;
  background-repeat: no-repeat;
  padding: .35em 10px; }

QTreeWidget#categoriesList::item:has-children {
  background-image: url(./vs15/branch-closed.png); }

QTreeWidget#categoriesList::item:has-children:open {
  background-image: url(./vs15/branch-open.png); }

QDialog#QueryOverwriteDialog QPushButton {
  margin-left: .5em; }

QDialog#PyCfgDialog QPushButton:hover {
  background-color: #BEE6FD; }

QLineEdit#modFilterEdit {
  margin-top: 2px; }

/* highlight unchecked BSAs */
QWidget#bsaTab QTreeWidget::indicator:unchecked {
  background-color: #3399FF; }

/* increase version text field */
QLineEdit#versionEdit {
  max-width: 100px; }

/* Dialogs width changes */
/* increase width to prevent buttons cutting */
QDialog#QueryOverwriteDialog {
  min-width: 565px; }

QDialog#ModInfoDialog {
  min-width: 850px; }

QLineEdit[valid-filter=false] {
	background-color: #661111 !important;
}

QTableView QHeaderView::section:hover {
    background-color: transparent;
    selection-background-color: transparent;
}

QTableView::item:selected {     
	background-color: rgb(4,217,255);
    color: black;
	selection-background-color: transparent;
}

QTableView::item:selected:focus {
    background-color: rgb(4,217,255);
    color: black;
}

QTableView::item:hover {
	background-color: transparent;
}

QTableView::item:selected:hover { 
	background-color: rgb(4,217,255); 
	color: black; 
}</string>
    </property>
   </widget>
   <widget class="QWidget" name="layoutWidget_5">
    <property name="geometry">
     <rect>
      <x>1240</x>
      <y>50</y>
      <width>131</width>
      <height>61</height>
     </rect>
    </property>
    <layout class="QVBoxLayout" name="verticalLayout">
     <item>
      <widget class="QCheckBox" name="unlimitedCheckBox">
       <property name="text">
        <string>Безлімітний</string>
       </property>
      </widget>
     </item>
     <item>
      <widget class="QCheckBox" name="limitedCheckBox">
       <property name="text">
        <string>Обмежений</string>
       </property>
      </widget>
     </item>
    </layout>
   </widget>
  </widget>
  <widget class="QMenuBar" name="menubar">
   <property name="geometry">
    <rect>
     <x>0</x>
     <y>0</y>
     <width>1388</width>
     <height>21</height>
    </rect>
   </property>
  </widget>
  <widget class="QStatusBar" name="statusbar"/>
 </widget>
 <resources/>
 <connections/>
</ui>
